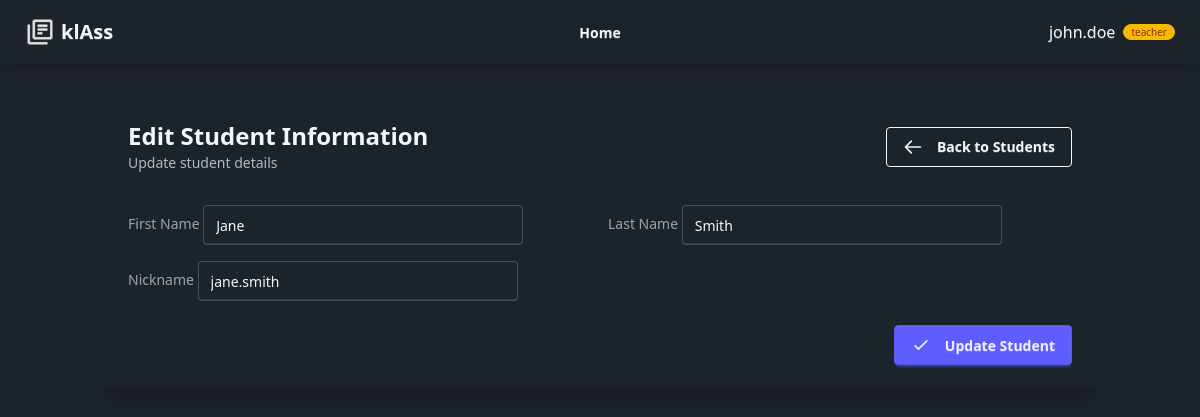
Screenshot of /teacher/student/2/edit (signed in) with the database file from the repository.
### tables this page shows
CREATE TABLE students (
    id INT AUTO_INCREMENT PRIMARY KEY,
    user_id INT UNIQUE,
    class_id INT,
    FOREIGN KEY (user_id) REFERENCES users(id) ON DELETE CASCADE,
    FOREIGN KEY (class_id) REFERENCES classes(id) ON DELETE SET NULL
);

CREATE TABLE users (
    id INT AUTO_INCREMENT PRIMARY KEY,
    first_name VARCHAR(50),
    last_name VARCHAR(50),
    nick_name VARCHAR(50),
    password VARCHAR(255) NOT NULL,
    role ENUM('student', 'teacher') DEFAULT 'student' NOT NULL
);

### controllers/TeacherController.php (called while the page is built, shortened)
<?php
require_once "models/Teacher.php";
class TeacherController
{
    public function editStudent($student_id)
    {
        $student = Teacher::getStudentInfo($student_id);
        $class_id = Teacher::getStudentClassId($student_id);
        require_once "views/teacher/edit-student.view.php";
    }
}

### models/Teacher.php (called while the page is built, shortened)
<?php
class Teacher extends Model
{
    public static function getStudentInfo($student_id)
    {
        $sql = "SELECT u.*, s.id as student_id
                FROM users u
                JOIN students s ON u.id = s.user_id
                WHERE s.id = :student_id";
        return self::$db->query($sql, [":student_id" => $student_id])->fetch();
    }
    public static function getStudentClassId($student_id)
    {
        $sql = "SELECT class_id FROM students WHERE user_id = :student_id";
        $result = self::$db->query($sql, [":student_id" => $student_id])->fetch();
        return $result ? $result['class_id'] : null;
    }
}

### dataBase.php (called while the page is built)
<?php
class Database
{
    private $config = [
        "host" => "127.0.0.1",
        "port" => 3306,
        "dbname" => "grades",
        "charset" => "utf8mb4",
        "user" => "root",
        "password" => ""
    ];
    private $pdo;
    public function __construct()
    {
        $dsn = "mysql:" . http_build_query($this->config, "", ";");
        $this->pdo = new PDO($dsn);
        $this->pdo->setAttribute(PDO::ATTR_DEFAULT_FETCH_MODE, PDO::FETCH_ASSOC);
    }
    public function query($sql, $params = [])
    {
        $statement = $this->pdo->prepare($sql);
        $statement->execute($params);
        return $statement;
    }
}

### views/teacher/edit-student.view.php (the view)
<?php require_once "views/partials/header.view.php"; ?>
<div class="container mx-auto p-4">
    <div class="card bg-base-100 shadow-xl" data-aos="fade-up">
        <div class="card-body">
            <div class="flex justify-between items-center mb-6">
                <div>
                    <h1 class="text-2xl font-bold">Edit Student Information</h1>
                    <p class="text-base-content/70">Update student details</p>
                </div>
                <a href="/teacher/students/<?php echo $class_id; ?>" class="btn btn-outline">
                    <svg xmlns="http://www.w3.org/2000/svg" class="h-5 w-5 mr-2" fill="none" viewBox="0 0 24 24" stroke="currentColor">
                        <path stroke-linecap="round" stroke-linejoin="round" stroke-width="2" d="M10 19l-7-7m0 0l7-7m-7 7h18" />
                    </svg>
                    Back to Students
                </a>
            </div>
            <form action="/teacher/student/<?php echo $student['id']; ?>/update" method="POST" class="space-y-4">
                <div class="grid grid-cols-1 md:grid-cols-2 gap-4">
                    <div class="form-control">
                        <label class="label">
                            <span class="label-text">First Name</span>
                        </label>
                        <input type="text" name="first_name" value="<?php echo htmlspecialchars($student['first_name']); ?>" class="input input-bordered" required />
                    </div>
                    <div class="form-control">
                        <label class="label">
                            <span class="label-text">Last Name</span>
                        </label>
                        <input type="text" name="last_name" value="<?php echo htmlspecialchars($student['last_name']); ?>" class="input input-bordered" required />
                    </div>
                    <div class="form-control">
                        <label class="label">
                            <span class="label-text">Nickname</span>
                        </label>
                        <input type="text" name="nick_name" value="<?php echo htmlspecialchars($student['nick_name']); ?>" class="input input-bordered" />
                    </div>
                </div>
                <div class="flex justify-end mt-6">
                    <button type="submit" class="btn btn-primary">
                        <svg xmlns="http://www.w3.org/2000/svg" class="h-5 w-5 mr-2" fill="none" viewBox="0 0 24 24" stroke="currentColor">
                            <path stroke-linecap="round" stroke-linejoin="round" stroke-width="2" d="M5 13l4 4L19 7" />
                        </svg>
                        Update Student
                    </button>
                </div>
            </form>
        </div>
    </div>
</div>
<?php require_once "views/partials/footer.view.php"; ?>

### rows the page displays
students: first_name "Jane", last_name "Smith", nick_name "jane.smith"

### other values shown
$_SESSION['nick_name'] "john.doe"
$_SESSION['user_role'] "teacher"
